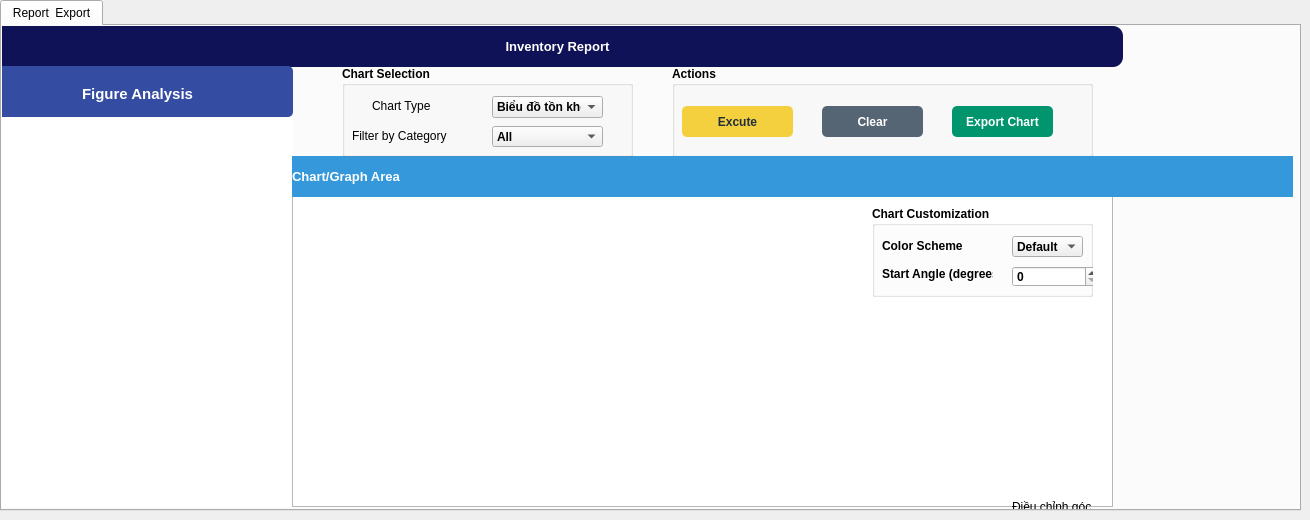
       <widget class="QWidget" name="Report">
        <attribute name="title">
         <string>Report</string>
        </attribute>
        <widget class="QTabWidget" name="tabWidget_2">
         <property name="geometry">
          <rect>
           <x>0</x>
           <y>0</y>
           <width>1301</width>
           <height>511</height>
          </rect>
         </property>
         <property name="currentIndex">
          <number>0</number>
         </property>
         <widget class="QWidget" name="ReportExport">
          <attribute name="title">
           <string>Report  Export</string>
          </attribute>
          <widget class="QLabel" name="label_30">
           <property name="geometry">
            <rect>
             <x>-10</x>
             <y>0</y>
             <width>1131</width>
             <height>41</height>
            </rect>
           </property>
           <property name="font">
            <font>
             <pointsize>10</pointsize>
             <bold>true</bold>
            </font>
           </property>
           <property name="styleSheet">
            <string notr="true">background-color: rgb(15, 18, 86);
color: rgb(255, 255, 255);
border-radius:10px;</string>
           </property>
           <property name="text">
            <string>Inventory Report</string>
           </property>
           <property name="alignment">
            <set>Qt::AlignmentFlag::AlignCenter</set>
           </property>
          </widget>
          <widget class="QLabel" name="label_32">
           <property name="geometry">
            <rect>
             <x>290</x>
             <y>130</y>
             <width>1001</width>
             <height>41</height>
            </rect>
           </property>
           <property name="font">
            <font>
             <pointsize>10</pointsize>
             <bold>true</bold>
            </font>
           </property>
           <property name="styleSheet">
            <string notr="true">background-color: rgb(52, 152, 219);
color: rgb(255, 255, 255);
border-radius:30px;</string>
           </property>
           <property name="text">
            <string>Chart/Graph Area</string>
           </property>
          </widget>
          <widget class="QPlainTextEdit" name="Invoice_plainTextEdit">
           <property name="geometry">
            <rect>
             <x>290</x>
             <y>130</y>
             <width>821</width>
             <height>351</height>
            </rect>
           </property>
           <property name="styleSheet">
            <string notr="true"/>
           </property>
           <property name="verticalScrollBarPolicy">
            <enum>Qt::ScrollBarPolicy::ScrollBarAsNeeded</enum>
           </property>
           <property name="lineWrapMode">
            <enum>QPlainTextEdit::LineWrapMode::NoWrap</enum>
           </property>
           <property name="readOnly">
            <bool>true</bool>
           </property>
          </widget>
          <widget class="QListWidget" name="Invoice_listWidget">
           <property name="geometry">
            <rect>
             <x>-20</x>
             <y>90</y>
             <width>311</width>
             <height>391</height>
            </rect>
           </property>
           <property name="styleSheet">
            <string notr="true">background-image: url(:/Overview item/banner_min.png);
border-radius:10px;</string>
           </property>
           <property name="verticalScrollBarPolicy">
            <enum>Qt::ScrollBarPolicy::ScrollBarAsNeeded</enum>
           </property>
          </widget>
          <widget class="QFrame" name="Employee_Dash_Frame_6">
           <property name="geometry">
            <rect>
             <x>40</x>
             <y>100</y>
             <width>221</width>
             <height>101</height>
            </rect>
           </property>
           <property name="styleSheet">
            <string notr="true">background-image: url(:/Background/Nen.png);
border-radius:30px;</string>
           </property>
           <property name="frameShape">
            <enum>QFrame::Shape::NoFrame</enum>
           </property>
           <widget class="QLabel" name="Total_Sales_Label_3">
            <property name="geometry">
             <rect>
              <x>10</x>
              <y>60</y>
              <width>191</width>
              <height>31</height>
             </rect>
            </property>
            <property name="font">
             <font>
              <pointsize>16</pointsize>
              <bold>true</bold>
             </font>
            </property>
            <property name="styleSheet">
             <string notr="true">color: rgb(255, 255, 255);</string>
            </property>
            <property name="text">
             <string>100</string>
            </property>
           </widget>
           <widget class="QWidget" name="widget_11" native="true">
            <property name="geometry">
             <rect>
              <x>70</x>
              <y>0</y>
              <width>61</width>
              <height>61</height>
             </rect>
            </property>
            <property name="styleSheet">
             <string notr="true">background-image: url(:/Overview item/shopping-cart .png);</string>
            </property>
           </widget>
          </widget>
          <widget class="QFrame" name="Employee_Dash_Frame_7">
           <property name="geometry">
            <rect>
             <x>40</x>
             <y>230</y>
             <width>221</width>
             <height>101</height>
            </rect>
           </property>
           <property name="styleSheet">
            <string notr="true">background-image: url(:/Background/Nen.png);
border-radius:30px;</string>
           </property>
           <property name="frameShape">
            <enum>QFrame::Shape::NoFrame</enum>
           </property>
           <widget class="QWidget" name="widget_12" native="true">
            <property name="geometry">
             <rect>
              <x>80</x>
              <y>10</y>
              <width>51</width>
              <height>51</height>
             </rect>
            </property>
            <property name="styleSheet">
             <string notr="true">background-image: url(:/New product/Upload-Box-1--Streamline-Core.png (2).png);</string>
            </property>
           </widget>
           <widget class="QLabel" name="label_65">
            <property name="geometry">
             <rect>
              <x>68</x>
              <y>130</y>
              <width>131</width>
              <height>31</height>
             </rect>
            </property>
            <property name="font">
             <font>
              <pointsize>14</pointsize>
              <bold>false</bold>
             </font>
            </property>
            <property name="styleSheet">
             <string notr="true">color: rgb(247, 247, 247);</string>
            </property>
            <property name="text">
             <string>Out of Stock</string>
            </property>
           </widget>
           <widget class="QLabel" name="Total_Category_Label_3">
            <property name="geometry">
             <rect>
              <x>218</x>
              <y>130</y>
              <width>31</width>
              <height>31</height>
             </rect>
            </property>
            <property name="font">
             <font>
              <pointsize>16</pointsize>
              <bold>true</bold>
             </font>
            </property>
            <property name="styleSheet">
             <string notr="true">color: rgb(255, 255, 255);</string>
            </property>
            <property name="text">
             <string>2</string>
            </property>
           </widget>
           <widget class="QLabel" name="Total_Category_Label_4">
            <property name="geometry">
             <rect>
              <x>10</x>
              <y>60</y>
              <width>191</width>
              <height>31</height>
             </rect>
            </property>
            <property name="font">
             <font>
              <pointsize>16</pointsize>
              <bold>true</bold>
             </font>
            </property>
            <property name="styleSheet">
             <string notr="true">color: rgb(255, 255, 255);</string>
            </property>
            <property name="text">
             <string>2</string>
            </property>
           </widget>
          </widget>
          <widget class="QGroupBox" name="groupBox_10">
           <property name="geometry">
            <rect>
             <x>670</x>
             <y>40</y>
             <width>421</width>
             <height>91</height>
            </rect>
           </property>
           <property name="font">
            <font>
             <bold>true</bold>
            </font>
           </property>
           <property name="layoutDirection">
            <enum>Qt::LayoutDirection::LeftToRight</enum>
           </property>
           <property name="title">
            <string>Actions</string>
           </property>
           <widget class="QPushButton" name="Clear_Bills_Btn">
            <property name="geometry">
             <rect>
              <x>150</x>
              <y>40</y>
              <width>101</width>
              <height>31</height>
             </rect>
            </property>
            <property name="font">
             <font>
              <bold>true</bold>
             </font>
            </property>
            <property name="cursor">
             <cursorShape>PointingHandCursor</cursorShape>
            </property>
            <property name="toolTip">
             <string>Clear the chart</string>
            </property>
            <property name="styleSheet">
             <string notr="true">QPushButton{
  background-color: rgb(86, 101, 115);
  color: rgb(255, 255, 255);
  border-radius: 5px;
}
QPushButton::pressed{
	padding-left:5px;
	padding-top: 5px;
	background-color: rgb(128, 139, 150);
}</string>
            </property>
            <property name="text">
             <string>Clear</string>
            </property>
            <property name="icon">
             <iconset>
              <normaloff>:/Button/clean.png</normaloff>:/Button/clean.png</iconset>
            </property>
           </widget>
           <widget class="QPushButton" name="Search_Bills_Btn">
            <property name="geometry">
             <rect>
              <x>10</x>
              <y>40</y>
              <width>111</width>
              <height>31</height>
             </rect>
            </property>
            <property name="font">
             <font>
              <bold>true</bold>
             </font>
            </property>
            <property name="cursor">
             <cursorShape>PointingHandCursor</cursorShape>
            </property>
            <property name="toolTip">
             <string>Generate the chart</string>
            </property>
            <property name="styleSheet">
             <string notr="true">QPushButton{
  background-color: rgb(244, 208, 63);
  color: rgb(33, 47, 61);
  border-radius: 5px;
}
QPushButton::pressed{
	padding-left:2px;
	padding-top: 3px;
	background-color: rgb(248, 196, 113);
}</string>
            </property>
            <property name="text">
             <string>Excute</string>
            </property>
            <property name="icon">
             <iconset>
              <normaloff>:/Button/checking.png</normaloff>:/Button/checking.png</iconset>
            </property>
           </widget>
           <widget class="QPushButton" name="Export_Chart_Btn">
            <property name="geometry">
             <rect>
              <x>280</x>
              <y>40</y>
              <width>101</width>
              <height>31</height>
             </rect>
            </property>
            <property name="font">
             <font>
              <bold>true</bold>
             </font>
            </property>
            <property name="cursor">
             <cursorShape>PointingHandCursor</cursorShape>
            </property>
            <property name="toolTip">
             <string>Export the chart as a PNG file</string>
            </property>
            <property name="styleSheet">
             <string notr="true">QPushButton{
  background-color: rgb(0, 149, 109);
  color: rgb(255, 255, 255);
  border-radius: 5px;
}
QPushButton::pressed{
	padding-left:5px;
	padding-top: 5px;
	background-color: rgb(128, 139, 150);
}</string>
            </property>
            <property name="text">
             <string>Export Chart</string>
            </property>
            <property name="icon">
             <iconset>
              <normaloff>:/Button/clean.png</normaloff>:/Button/clean.png</iconset>
            </property>
           </widget>
          </widget>
          <widget class="QFrame" name="Employee_Dash_Frame_8">
           <property name="geometry">
            <rect>
             <x>40</x>
             <y>360</y>
             <width>221</width>
             <height>101</height>
            </rect>
           </property>
           <property name="styleSheet">
            <string notr="true">background-image: url(:/Background/Nen.png);
border-radius:30px;</string>
           </property>
           <property name="frameShape">
            <enum>QFrame::Shape::NoFrame</enum>
           </property>
           <widget class="QWidget" name="widget_15" native="true">
            <property name="geometry">
             <rect>
              <x>80</x>
              <y>10</y>
              <width>51</width>
              <height>51</height>
             </rect>
            </property>
            <property name="styleSheet">
             <string notr="true">background-image: url(:/Background/archive.png);</string>
            </property>
           </widget>
           <widget class="QLabel" name="label_71">
            <property name="geometry">
             <rect>
              <x>68</x>
              <y>130</y>
              <width>131</width>
              <height>31</height>
             </rect>
            </property>
            <property name="font">
             <font>
              <pointsize>14</pointsize>
              <bold>false</bold>
             </font>
            </property>
            <property name="styleSheet">
             <string notr="true">color: rgb(247, 247, 247);</string>
            </property>
            <property name="text">
             <string>Out of Stock</string>
            </property>
           </widget>
           <widget class="QLabel" name="Total_Category_Label_9">
            <property name="geometry">
             <rect>
              <x>218</x>
              <y>130</y>
              <width>31</width>
              <height>31</height>
             </rect>
            </property>
            <property name="font">
             <font>
              <pointsize>16</pointsize>
              <bold>true</bold>
             </font>
            </property>
            <property name="styleSheet">
             <string notr="true">color: rgb(255, 255, 255);</string>
            </property>
            <property name="text">
             <string>2</string>
            </property>
           </widget>
           <widget class="QLabel" name="Total_Category_Label_10">
            <property name="geometry">
             <rect>
              <x>10</x>
              <y>60</y>
              <width>191</width>
              <height>31</height>
             </rect>
            </property>
            <property name="font">
             <font>
              <pointsize>16</pointsize>
              <bold>true</bold>
             </font>
            </property>
            <property name="styleSheet">
             <string notr="true">color: rgb(255, 255, 255);</string>
            </property>
            <property name="text">
             <string>2</string>
            </property>
           </widget>
          </widget>
          <widget class="QFrame" name="frame_5">
           <property name="geometry">
            <rect>
             <x>-10</x>
             <y>40</y>
             <width>301</width>
             <height>51</height>
            </rect>
           </property>
           <property name="styleSheet">
            <string notr="true">background-color: rgb(52, 76, 162);
border-radius:5px;</string>
           </property>
           <property name="frameShape">
            <enum>QFrame::Shape::NoFrame</enum>
           </property>
           <widget class="QLabel" name="Date_Time_2">
            <property name="geometry">
             <rect>
              <x>90</x>
              <y>10</y>
              <width>151</width>
              <height>35</height>
             </rect>
            </property>
            <property name="font">
             <font>
              <pointsize>11</pointsize>
              <bold>true</bold>
             </font>
            </property>
            <property name="styleSheet">
             <string notr="true">color: rgb(255, 255, 255);</string>
            </property>
            <property name="text">
             <string>Figure Analysis</string>
            </property>
           </widget>
          </widget>
          <widget class="QLabel" name="lbl_chart">
           <property name="geometry">
            <rect>
             <x>410</x>
             <y>170</y>
             <width>361</width>
             <height>321</height>
            </rect>
           </property>
           <property name="text">
            <string/>
           </property>
          </widget>
          <widget class="QLabel" name="label_34">
           <property name="geometry">
            <rect>
             <x>1010</x>
             <y>470</y>
             <width>91</width>
             <height>21</height>
            </rect>
           </property>
           <property name="styleSheet">
            <string notr="true">color: rgb(0, 0, 0);</string>
           </property>
           <property name="text">
            <string>Điều chỉnh góc</string>
           </property>
          </widget>
          <widget class="QGroupBox" name="groupBox_4">
           <property name="geometry">
            <rect>
             <x>340</x>
             <y>40</y>
             <width>291</width>
             <height>91</height>
            </rect>
           </property>
           <property name="font">
            <font>
             <bold>true</bold>
            </font>
           </property>
           <property name="title">
            <string>Chart Selection</string>
           </property>
           <widget class="QComboBox" name="comboBox_3">
            <property name="geometry">
             <rect>
              <x>150</x>
              <y>30</y>
              <width>111</width>
              <height>22</height>
             </rect>
            </property>
            <property name="toolTip">
             <string>Select the type of chart to display</string>
            </property>
            <item>
             <property name="text">
              <string>Biểu đồ tồn kho </string>
             </property>
            </item>
            <item>
             <property name="text">
              <string>Biểu đồ Supplier</string>
             </property>
            </item>
           </widget>
           <widget class="QComboBox" name="FilterCategory_ComboBox">
            <property name="geometry">
             <rect>
              <x>150</x>
              <y>60</y>
              <width>111</width>
              <height>21</height>
             </rect>
            </property>
            <property name="toolTip">
             <string>Filter data by category</string>
            </property>
            <item>
             <property name="text">
              <string>All</string>
             </property>
            </item>
           </widget>
           <widget class="QLabel" name="ChartType_Label">
            <property name="geometry">
             <rect>
              <x>30</x>
              <y>30</y>
              <width>61</width>
              <height>20</height>
             </rect>
            </property>
            <property name="font">
             <font>
              <bold>false</bold>
             </font>
            </property>
            <property name="text">
             <string>Chart Type</string>
            </property>
           </widget>
           <widget class="QLabel" name="FilterCategory_Label">
            <property name="geometry">
             <rect>
              <x>10</x>
              <y>60</y>
              <width>101</width>
              <height>20</height>
             </rect>
            </property>
            <property name="font">
             <font>
              <bold>false</bold>
             </font>
            </property>
            <property name="text">
             <string>Filter by Category</string>
            </property>
           </widget>
          </widget>
          <widget class="QGroupBox" name="groupBox_6">
           <property name="geometry">
            <rect>
             <x>870</x>
             <y>180</y>
             <width>221</width>
             <height>91</height>
            </rect>
           </property>
           <property name="font">
            <font>
             <bold>true</bold>
            </font>
           </property>
           <property name="title">
            <string>Chart Customization</string>
           </property>
           <widget class="QComboBox" name="ColorScheme_ComboBox">
            <property name="geometry">
             <rect>
              <x>140</x>
              <y>30</y>
              <width>71</width>
              <height>21</height>
             </rect>
            </property>
            <property name="toolTip">
             <string>Choose a color scheme for the chart</string>
            </property>
            <item>
             <property name="text">
              <string>Default</string>
             </property>
            </item>
            <item>
             <property name="text">
              <string>Pastel</string>
             </property>
            </item>
            <item>
             <property name="text">
              <string>Bright</string>
             </property>
            </item>
           </widget>
           <widget class="QSpinBox" name="StartAngle_SpinBox">
            <property name="geometry">
             <rect>
              <x>140</x>
              <y>60</y>
              <width>88</width>
              <height>21</height>
             </rect>
            </property>
            <property name="toolTip">
             <string>Set the starting angle of the chart (0-360 degrees)</string>
            </property>
            <property name="maximum">
             <number>360</number>
            </property>
           </widget>
           <widget class="QLabel" name="ColorScheme_Label">
            <property name="geometry">
             <rect>
              <x>10</x>
              <y>30</y>
              <width>101</width>
              <height>20</height>
             </rect>
            </property>
            <property name="text">
             <string>Color Scheme</string>
            </property>
           </widget>
           <widget class="QLabel" name="StartAngle_Label">
            <property name="geometry">
             <rect>
              <x>10</x>
              <y>60</y>
              <width>111</width>
              <height>16</height>
             </rect>
            </property>
            <property name="text">
             <string>Start Angle (degrees)</string>
            </property>
           </widget>
          </widget>
          <widget class="QLabel" name="Loading_Label">
           <property name="geometry">
            <rect>
             <x>880</x>
             <y>340</y>
             <width>101</width>
             <height>31</height>
            </rect>
           </property>
           <property name="text">
            <string/>
           </property>
          </widget>
          <zorder>Invoice_listWidget</zorder>
          <zorder>Invoice_plainTextEdit</zorder>
          <zorder>groupBox_10</zorder>
          <zorder>label_30</zorder>
          <zorder>label_32</zorder>
          <zorder>Employee_Dash_Frame_6</zorder>
          <zorder>Employee_Dash_Frame_7</zorder>
          <zorder>Employee_Dash_Frame_8</zorder>
          <zorder>frame_5</zorder>
          <zorder>lbl_chart</zorder>
          <zorder>label_34</zorder>
          <zorder>groupBox_4</zorder>
          <zorder>groupBox_6</zorder>
          <zorder>Loading_Label</zorder>
         </widget>
        </widget>
       </widget>
